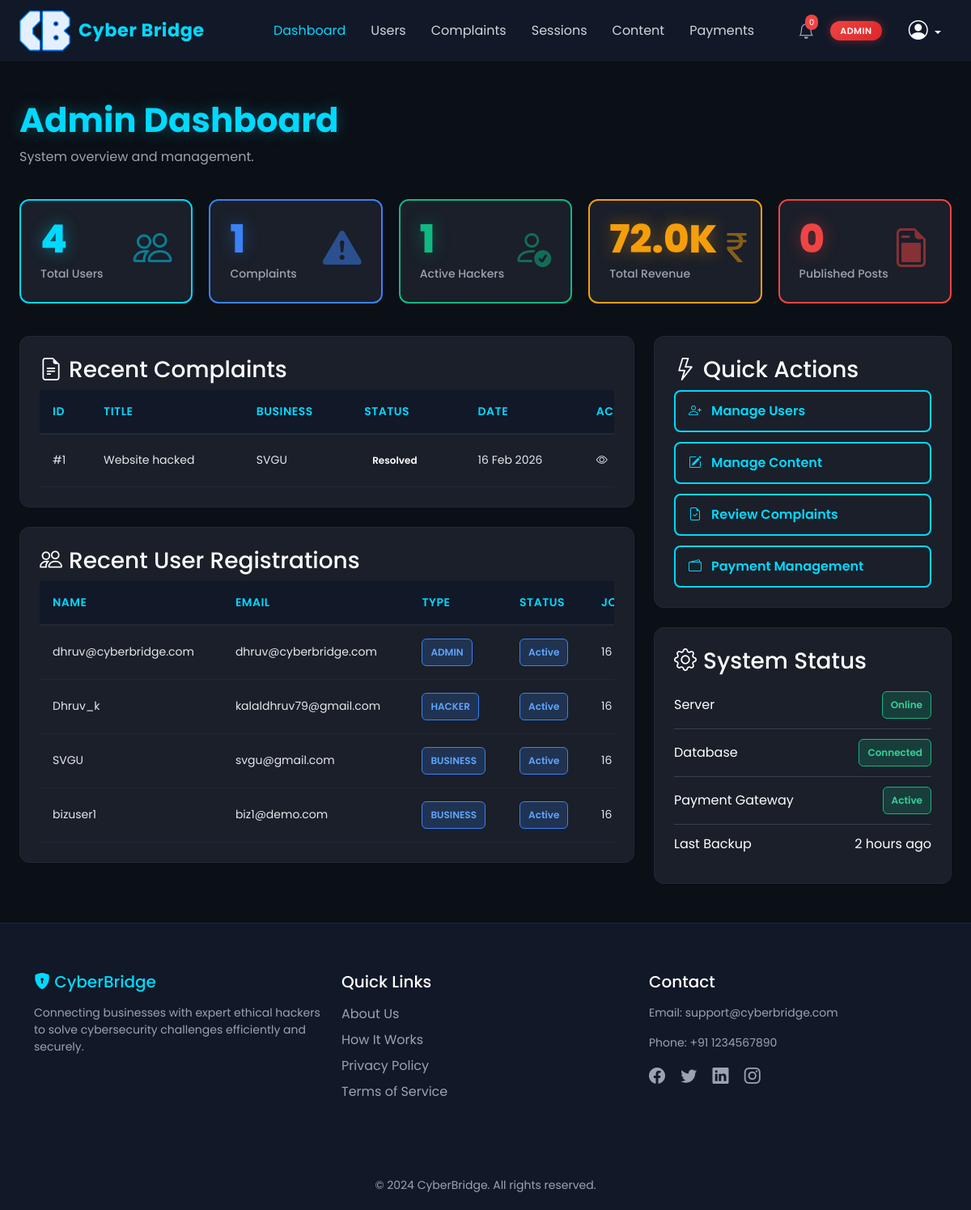
Screenshot of /Root/ (signed in) with the database file from the repository.
### app1/models.py (models this page shows, shortened)
class Complaints(models.Model):
    business = models.ForeignKey(Business_Profile, on_delete=models.CASCADE)
    title = models.CharField(max_length=200,blank=True, null=True)
    category = models.CharField(max_length=50,blank=True, null=True)
    description = models.TextField(blank=True, null=True)
    service_type = models.CharField(max_length=20, choices=[
        ("REPORT", "Report Only"),
        ("GUIDE", "Report + Guide"),
        ("COMPLETE", "Complete Solution"),
    ],blank=True, null=True)
    date_of_occurrence = models.DateField(blank=True, null=True)
    additional_notes = models.TextField(blank=True, null=True)
    date_submitted = models.DateTimeField(default=timezone.now)
    status = models.CharField(max_length=50, default="Pending",blank=True, null=True)
    assigned_hacker = models.ForeignKey('Hacker_Profile', on_delete=models.SET_NULL, null=True, blank=True)
    priority = models.CharField(max_length=20, default="Medium")
    payment = models.OneToOneField(
        Payments,
        on_delete=models.SET_NULL,
        null=True,
        blank=True
    )

class Business_Profile(models.Model):
    user = models.OneToOneField(User, on_delete=models.CASCADE)
    company_name = models.CharField(max_length=150)
    industry = models.CharField(max_length=100, blank=True)
    contact_number = models.CharField(max_length=20, blank=True)
    address = models.TextField(blank=True)
    gstin = models.CharField(max_length=20, blank=True)   # ADDED
    verified = models.BooleanField(default=False)

class User(AbstractUser):
    username = models.CharField(unique=True,max_length=50)
    email = models.EmailField(unique=True)
    role = models.ForeignKey('Role', on_delete=models.CASCADE, null=True, blank=True)
    date_created = models.DateTimeField(default=timezone.now)
    is_active = models.BooleanField(default=True)
    USERNAME_FIELD = 'email'
    REQUIRED_FIELDS = ["username"]
    objects = CustomUserManager()  # ✅ Use our new manager here
    groups = models.ManyToManyField(
        Group,
        related_name="custom_user_groups",
        blank=True
    )
    user_permissions = models.ManyToManyField(
        Permission,
        related_name="custom_user_permissions",
        blank=True
    )

class Role(models.Model):
    ROLE_CHOICES = [
        ('BUSINESS', 'Business'),
        ('HACKER', 'Hacker'),
        ('ADMIN', 'Admin'),
    ]
    name = models.CharField(max_length=20, choices=ROLE_CHOICES, unique=True)

### app2/views.py (the view)
# urls.py: path("",views.admin_dashboard,name="admin_dashboard"),
@login_required(login_url='/Root/admin_login')
def admin_dashboard(request):
    total_users = User.objects.count()
    total_complaints = Complaints.objects.count()
    active_hackers = Complaints.objects.filter(
        assigned_hacker__isnull=False
    ).values("assigned_hacker").distinct().count()
    total_revenue = Payments.objects.filter(
        status="Paid"
    ).aggregate(total=Sum("amount"))["total"] or 0
    totalposts= Blogs.objects.count()
    recent_complaints = Complaints.objects.select_related(
        "business"
    ).order_by("-date_submitted")[:5]
    recent_users = User.objects.select_related(
        "role"
    ).order_by("-date_created")[:5]
    context = {
        "total_users": total_users,
        "total_complaints": total_complaints,
        "active_hackers": active_hackers,
        "total_revenue": total_revenue,
        "posts": totalposts,
        "recent_complaints": recent_complaints,
        "recent_users": recent_users,
    }
    return render(request, "admin-dashboard.html", context)

### app2/templatetags/number_format.py (called while the page is built)
@register.filter
def indian_compact(value):
    try:
        value = float(value)
    except (TypeError, ValueError):
        return value
    if value >= 1_00_00_000:
        return f"{value/1_00_00_000:.1f}Cr"
    elif value >= 1_00_000:
        return f"{value/1_00_000:.1f}L"
    elif value >= 1_000:
        return f"{value/1_000:.1f}K"
    return str(int(value))

### templates/admin-dashboard.html (shortened to what this page needs)
{% extends "admin_base.html" %}
{% block content %}
{% load number_format %}
<main class="container-fluid my-5 px-4">
<h1 class="page-title">Admin Dashboard</h1>
<p style="color: #9CA3AF; margin-bottom: 40px;">System overview and management.</p>
<div class="admin-stat-grid">
    <div class="card-stat card-stat-cyan">
        <div class="d-flex justify-content-between">
            <div>
                <div class="card-stat-number card-stat-number-cyan">{{ total_users }}</div>
                <div class="card-stat-label">Total Users</div>
            </div>
            <i class="bi bi-people card-stat-icon card-stat-icon-cyan"></i>
        </div>
    </div>
    <div class="card-stat card-stat-info">
        <div class="d-flex justify-content-between">
            <div>
                <div class="card-stat-number card-stat-number-info">{{ total_complaints }}</div>
                <div class="card-stat-label">Complaints</div>
            </div>
            <i class="bi bi-exclamation-triangle-fill card-stat-icon card-stat-icon-info"></i>
        </div>
    </div>
    <div class="card-stat card-stat-success">
        <div class="d-flex justify-content-between">
            <div>
                <div class="card-stat-number card-stat-number-success">{{ active_hackers }}</div>
                <div class="card-stat-label">Active Hackers</div>
            </div>
            <i class="bi bi-person-check card-stat-icon card-stat-icon-success"></i>
        </div>
    </div>
    <div class="card-stat card-stat-warning">
        <div class="d-flex justify-content-between">
            <div>
                <div class="card-stat-number card-stat-number-warning">{{ total_revenue|indian_compact }}</div>
            <div class="card-stat-label">Total Revenue</div>
        </div>
        <i class="bi bi-currency-rupee card-stat-icon card-stat-icon-warning"></i>
    </div>
</div>
    <div class="card-stat card-stat-danger">
        <div class="d-flex justify-content-between">
            <div>
                <div class="card-stat-number card-stat-number-danger">{{ posts }}</div>
                <div class="card-stat-label">Published Posts</div>
            </div>
            <i class="bi bi-file-earmark-post card-stat-icon card-stat-icon-danger"></i>
        </div>
    </div>
</div>
<div class="row">
<div class="col-lg-8 mb-4">
<div class="card-dark p-4 mb-4">
<h3><i class="bi bi-file-earmark-text me-2"></i>Recent Complaints</h3>
<div class="admin-table-wrapper">
<table class="table-dark admin-table">
<thead>
<tr class="table-header">
<th class="table-header-cell">ID</th>
<th class="table-header-cell">Title</th>
<th class="table-header-cell">Business</th>
<th class="table-header-cell">Status</th>
<th class="table-header-cell">Date</th>
<th class="table-header-cell">Actions</th>
</tr>
</thead>
<tbody>
{% for c in recent_complaints %}
<tr class="table-row">
<td class="table-cell">#{{ c.id }}</td>
<td class="table-cell">{{ c.title }}</td>
<td class="table-cell">{{ c.business.company_name }}</td>
<td class="table-cell">
<span class="badge
">
{{ c.status }}
</span>
</td>
<td class="table-cell">{{ c.date_submitted|date:"d M Y" }}</td>
<td class="table-cell"><i class="bi bi-eye"></i></td>
</tr>
{% empty %}
<tr><td colspan="6" class="text-center text-muted">No complaints</td></tr>
{% endfor %}
</tbody>
</table>
</div>
</div>
<div class="card-dark p-4">
<h3><i class="bi bi-people me-2"></i>Recent User Registrations</h3>
<div class="admin-table-wrapper">
<table class="table-dark admin-table">
<thead>
<tr class="table-header">
<th class="table-header-cell">Name</th>
<th class="table-header-cell">Email</th>
<th class="table-header-cell">Type</th>
<th class="table-header-cell">Status</th>
<th class="table-header-cell">Joined</th>
</tr>
</thead>
<tbody>
{% for u in recent_users %}
<tr class="table-row">
<td class="table-cell">{{ u.username }}</td>
<td class="table-cell">{{ u.email }}</td>
<td class="table-cell"><span class="badge badge-info">{{ u.role.name }}</span></td>
<td class="table-cell"><span class="badge badge-active">Active</span></td>
<td class="table-cell">{{ u.date_created|date:"d M Y" }}</td>
</tr>
{% empty %}
<tr><td colspan="5" class="text-center text-muted">No users</td></tr>
{% endfor %}
</tbody>
</table>
</div>
</div>
</div>
<div class="col-lg-4">
<div class="card-dark p-4 mb-4">
<h3><i class="bi bi-lightning me-2"></i>Quick Actions</h3>
<div class="admin-quick-actions">
<a href="{% url "manage_users" %}" class="button-secondary admin-action-btn">
<i class="bi bi-person-plus"></i>Manage Users
</a>
<a href="{% url "manage_content" %}" class="button-secondary admin-action-btn">
<i class="bi bi-pencil-square"></i>Manage Content
</a>
<a href="#" class="button-secondary admin-action-btn">
<i class="bi bi-file-earmark-check"></i>Review Complaints
</a>
<a href="{% url "manage_payment" %}" class="button-secondary admin-action-btn">
<i class="bi bi-wallet2"></i>Payment Management
</a>
</div>
</div>
<div class="card-dark p-4">
<h3><i class="bi bi-gear me-2"></i>System Status</h3>
<div class="status-item"><span>Server</span><span class="badge badge-resolved">Online</span></div>
<div class="status-item"><span>Database</span><span class="badge badge-resolved">Connected</span></div>
<div class="status-item"><span>Payment Gateway</span><span class="badge badge-resolved">Active</span></div>
<div class="status-item"><span>Last Backup</span><span>2 hours ago</span></div>
</div>
</div>
</div>
</main>
{% endblock content %}

### static/css/styles.css (style rules this page uses)
body { background-color: #0b0f16; color: #ffffff; font-family: 'Poppins', sans-serif; overflow-x: hidden; }
.button-secondary { background-color: transparent; color: #00D9FF; border: 2px solid #00D9FF; padding: 12px 30px; border-radius: 8px; font-weight: 600; transition: 0.3s; text-decoration: none; display: inline-block; }
.page-title { font-size: 42px; color: #00D9FF; font-weight: 700; margin-bottom: 8px; text-shadow: 0 0 20px rgba(0, 217, 255, 0.3); }
.card-stat { background-color: #1a1f29; border-radius: 12px; padding: 24px; transition: 0.3s; border: 2px solid; }
.card-stat-cyan { border-color: #00D9FF; }
.card-stat-warning { border-color: #F59E0B; }
.card-stat-info { border-color: #3B82F6; }
.card-stat-success { border-color: #10B981; }
.card-stat-number { font-size: 48px; font-weight: 800; line-height: 1; margin-bottom: 8px; text-shadow: 0 0 20px rgba(0, 217, 255, 0.4); }
.card-stat-number-cyan { color: #00D9FF; }
.card-stat-number-warning { color: #F59E0B; text-shadow: 0 0 20px rgba(245, 158, 11, 0.4); }
.card-stat-number-info { color: #3B82F6; text-shadow: 0 0 20px rgba(59, 130, 246, 0.4); }
.card-stat-number-success { color: #10B981; text-shadow: 0 0 20px rgba(16, 185, 129, 0.4); }
.card-stat-label { font-size: 14px; color: #9ca3af; font-weight: 500; }
.card-stat-icon { font-size: 48px; opacity: 0.5; }
.card-stat-icon-cyan { color: #00D9FF; }
.card-stat-icon-warning { color: #F59E0B; }
.card-stat-icon-info { color: #3B82F6; }
.card-stat-icon-success { color: #10B981; }
.table-dark { width: 100%; border-collapse: separate; border-spacing: 0; }
.table-header { background-color: #111827; }
.table-header-cell { padding: 16px; color: #00D9FF; font-weight: 600; font-size: 14px; text-transform: uppercase; letter-spacing: 0.5px; border-bottom: 2px solid #1f2937; }
.table-row { background-color: #1a1f29; transition: 0.2s; }
.table-cell { padding: 16px; color: #e5e7eb; font-size: 14px; border-bottom: 1px solid #1f2937; }
.badge { padding: 10px; border-radius: 6px; font-size: 12px; font-weight: 600; display: inline-block; }
.badge-info { background-color: rgba(59, 130, 246, 0.2); color: #60A5FA; border: 1px solid #3B82F6; }
.badge-active { background-color: rgba(59, 130, 246, 0.2); color: #60A5FA; border: 1px solid #3B82F6; }
.badge-resolved { background-color: rgba(16, 185, 129, 0.2); color: #34D399; border: 1px solid #10B981; }
.card-dark { background-color: #1a1f29; border-radius: 12px; border: 1px solid #1f2937; overflow: hidden; }

### static/css/admin.css (style rules this page uses)
.admin-stat-grid { display: grid; grid-template-columns: repeat(auto-fit, minmax(200px, 1fr)); gap: 20px; margin-bottom: 40px; }
.admin-table-wrapper { overflow-x: auto; -webkit-overflow-scrolling: touch; }
.admin-table { width: 100%; min-width: 800px; }
.admin-quick-actions { display: flex; flex-direction: column; gap: 12px; }
.admin-action-btn { width: 100%; text-align: left; padding: 12px 16px; display: flex; align-items: center; gap: 12px; }
.status-item { display: flex; justify-content: space-between; align-items: center; padding: 12px 0; border-bottom: 1px solid #374151; }
.status-item:last-child { border-bottom: none; }
.card-stat-warning { background-color: #1a1f29; border: 2px solid rgb(245, 159, 11); }
.card-stat-danger { background-color: #1a1f29; border: 2px solid rgb(239, 68, 68); }
.card-stat-number-danger { color: #EF4444; text-shadow: 0 0 20px rgba(239, 68, 68, 0.4); }
.card-stat-icon-danger { color: #EF4444; }

### rows the page displays
Complaints: id "1", title "Website hacked", business.company_name "SVGU", status "Resolved", date_submitted "16 Feb 2026"
User: username "dhruv@cyberbridge.com", email "dhruv@cyberbridge.com", role.name "ADMIN", date_created "16…"
User: username "Dhruv_k", email "kalaldhruv79@gmail.com", role.name "HACKER", date_created "16…"
User: username "SVGU", email "svgu@gmail.com", role.name "BUSINESS", date_created "16…"
User: username "bizuser1", email "biz1@demo.com", role.name "BUSINESS", date_created "16…"

### other values shown
{{ total_users }} "4"
{{ total_complaints }} "1"
{{ active_hackers }} "1"
{{ total_revenue|indian_compact }} "72.0K"
{{ posts }} "0"
